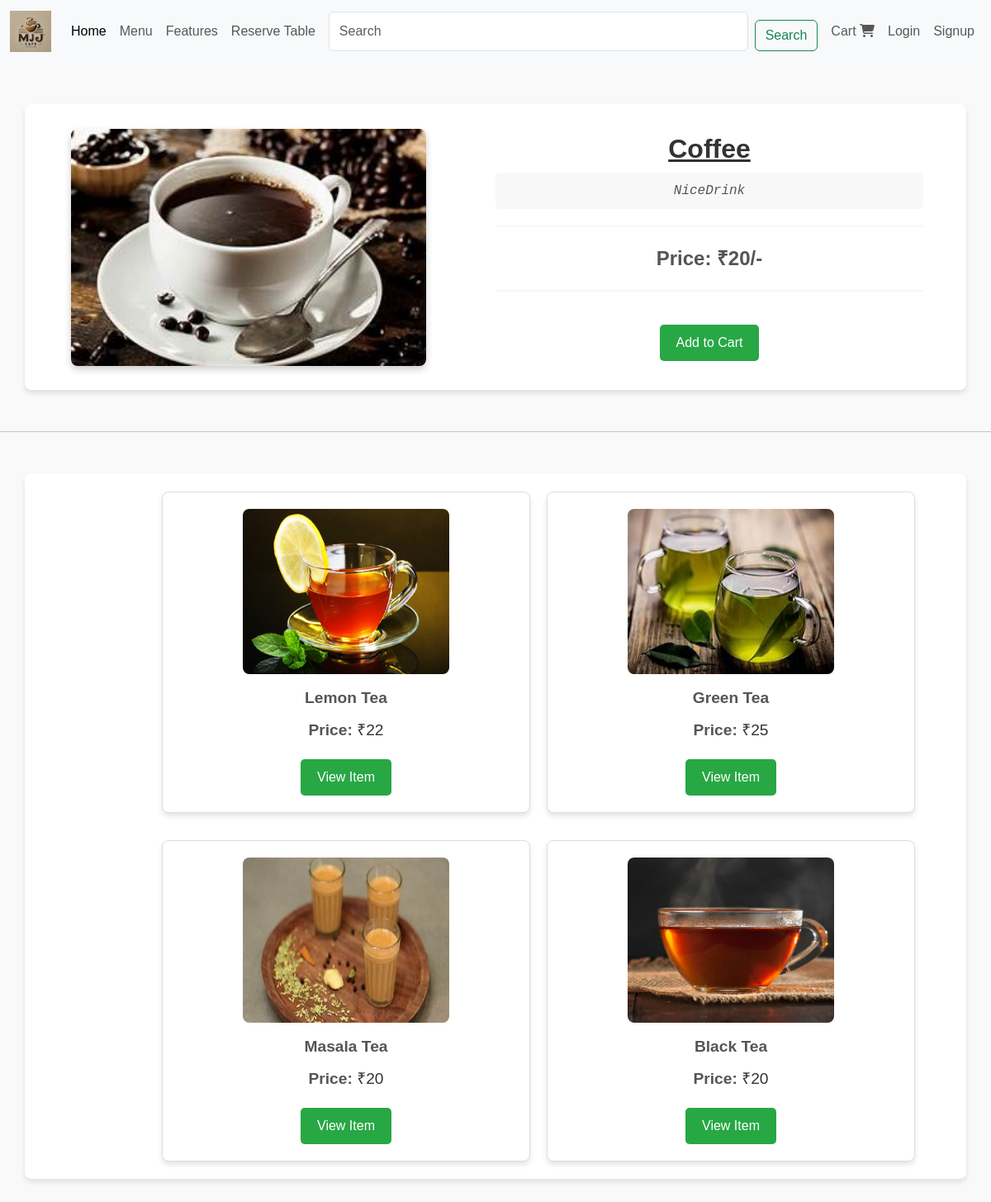
/product/1/, run on the app's committed database.
### cafe/models.py (models this page shows, shortened)
class Product(models.Model):
    title=models.CharField(max_length=200)
    description=models.TextField(max_length=300 , default="NiceDrink")
    image=models.ImageField(upload_to='image/')
    price=models.IntegerField()
    available=models.BooleanField()

### cafe/views.py (the view)
# urls.py: path('product/<int:id>/', views.ProductDetail, name='product'),
def ProductDetail(request, id):
    product = get_object_or_404(Product, id=id)
    related_products = Product.objects.filter(price__gte=product.price - 100, price__lte=product.price + 100).exclude(id=id)
    return render(request, 'product.html', {'product': product, 'related_products': related_products})

### templates/product.html (shortened to what this page needs)
{% load static %}
<!DOCTYPE html>
<html lang="en">
<head>
    <link href="https://cdn.jsdelivr.net/npm/bootstrap@5.3.3/dist/css/bootstrap.min.css" rel="stylesheet">
    <link href="{% static 'images/css/menu.css' %}" rel="stylesheet">
    <link href="{% static 'images/css/product.css' %}" rel="stylesheet">
    <link href="{% static 'images/css/home.css' %}" rel="stylesheet">
</head>
{% include 'nav.html' %}
<body>
    <div class="container">
        {% if product %}
            <div class="left">
                <img src="{{ product.image.url }}" alt="Product" width="430px" height="400px">
            </div>
            <div class="right">
                <h1>{{ product.title }}</h1>
                <pre><i>{{ product.description }}</i></pre><hr>
                <b><p>Price: ₹{{ product.price }}/-</p></b><hr>
                <a href="{% url 'add_to_cart' product.id %}" class="btn btn-outline-success">Add to Cart</a>
            </div>
        {% endif %}
    </div>
    <hr>
    <div class="container">
            {% if related_products %}
                {% for item in related_products %}
                    <div >
                        <div class="item">
                            <img src="{{ item.image.url }}" alt="Related Product" width="250px" height="200px" class="img"><br>
                            <p class="item-title"><b>{{ item.title }}</b></p>
                            <p class="item-title"><b>Price: </b>₹{{ item.price }}</p>
                            <a href="{% url 'product' item.id %}" class="btn btn-outline-success">View Item</a>
                        </div>
                    </div>
                {% endfor %}
            {% endif %}
        </div>
</body>
</html>

### static/images/css/menu.css (style rules this page uses)
body { font-family: 'Arial', sans-serif; background-color: #f9f9f9; margin: 0; padding: 0; }
.container { max-width: 1200px; margin-left: 100px; padding: 15px; background: #ffffff; box-shadow: 0px 4px 6px rgba(0, 0, 0, 0.1); border-radius: 8px; }
.container h1 { text-align: center; margin-bottom: 30px; color: #322e2e; font-size: 2.5rem; font-weight: bold; text-decoration: underline rgb(48, 47, 47); }
.item { width: 30%; float: left; padding: 15px; margin: 1.5%; background: #fff; border: 1px solid #ddd; border-radius: 8px; text-align: center; box-shadow: 0px 4px 6px rgba(0, 0, 0, 0.1); transition: transform 0.3s ease, box-shadow 0.3s ease; }
.item img { border-radius: 8px; margin-bottom: 10px; }
.item-title { font-size: 1.2rem; color: #333; margin-bottom: 10px; }
.item p b { color: #555; }
.btn { margin-top: 10px; padding: 10px 20px; font-size: 1rem; color: #fff; background-color: #28a745; border: none; border-radius: 5px; text-decoration: none; transition: background-color 0.3s ease, transform 0.2s ease; }
.container::after { content: ""; display: table; clear: both; }

### static/images/css/product.css (style rules this page uses)
body { font-family: 'Arial', sans-serif; background-color: #f9f9f9; margin: 0; padding: 0; }
.container { max-width: 1200px; margin: 20px auto; padding: 15px; background: #ffffff; box-shadow: 0px 4px 6px rgba(0, 0, 0, 0.1); border-radius: 8px; display: flex; flex-wrap: wrap; gap: 20px; }
.container .left { flex: 1; display: flex; justify-content: center; align-items: center; }
.container .left img { border-radius: 8px; box-shadow: 0px 4px 8px rgba(0, 0, 0, 0.2); max-width: 100%; height: auto; }
.container .right { flex: 1; padding: 20px; }
.container .right h1 { font-size: 2rem; color: #333; margin-bottom: 10px; }
.container .right pre { font-size: 1rem; color: #555; background-color: #f8f8f8; padding: 10px; border-radius: 5px; white-space: pre-wrap; }
.container .right p { font-size: 1.5rem; color: #555; margin-top: 15px; }
.container .right .btn { margin-top: 20px; padding: 10px 20px; font-size: 1rem; color: #fff; background-color: #28a745; border: none; border-radius: 5px; text-decoration: none; transition: background-color 0.3s ease, transform 0.2s ease; }
.container .item { width: 100%; padding: 20px; margin-left: 5%; background: #fff; border: 1px solid #ddd; border-radius: 8px; text-align: center; box-shadow: 0px 4px 6px rgba(0, 0, 0, 0.1); transition: transform 0.3s ease, box-shadow 0.3s ease; margin-left: 154px; }
.container .item img { border-radius: 8px; margin-bottom: 10px; }
.container .item-title { font-size: 1.2rem; color: #333; margin-bottom: 10px; }
.container .item-title b { color: #555; }
.container .item .btn { margin-top: 10px; padding: 10px 20px; font-size: 1rem; color: #fff; background-color: #28a745; border: none; border-radius: 5px; text-decoration: none; transition: background-color 0.3s ease, transform 0.2s ease; }

### static/images/css/home.css (style rules this page uses)
body { font-family: 'Arial', sans-serif; margin: 0; padding: 0; background-color: #f9f9f9; }
.container { text-align: center; margin: 50px auto; }
.container h1 { font-size: 2.5rem; margin-bottom: 20px; color: #333; }
.container p { font-size: 1.2rem; color: #666; margin: 5px 0; }
.container hr { margin: 20px auto; border: 0; border-top: 2px solid #ddd; }
.container .btn { font-size: 1.2rem; padding: 10px 20px; border-radius: 5px; }

### data on the page
Product: image (picture), title "Coffee", description "NiceDrink", price "20"
Product: image (picture), title "Lemon Tea", price "22"
Product: image (picture), title "Green Tea", price "25"
Product: image (picture), title "Masala Tea", price "20"
Product: image (picture), title "Black Tea", price "20"
